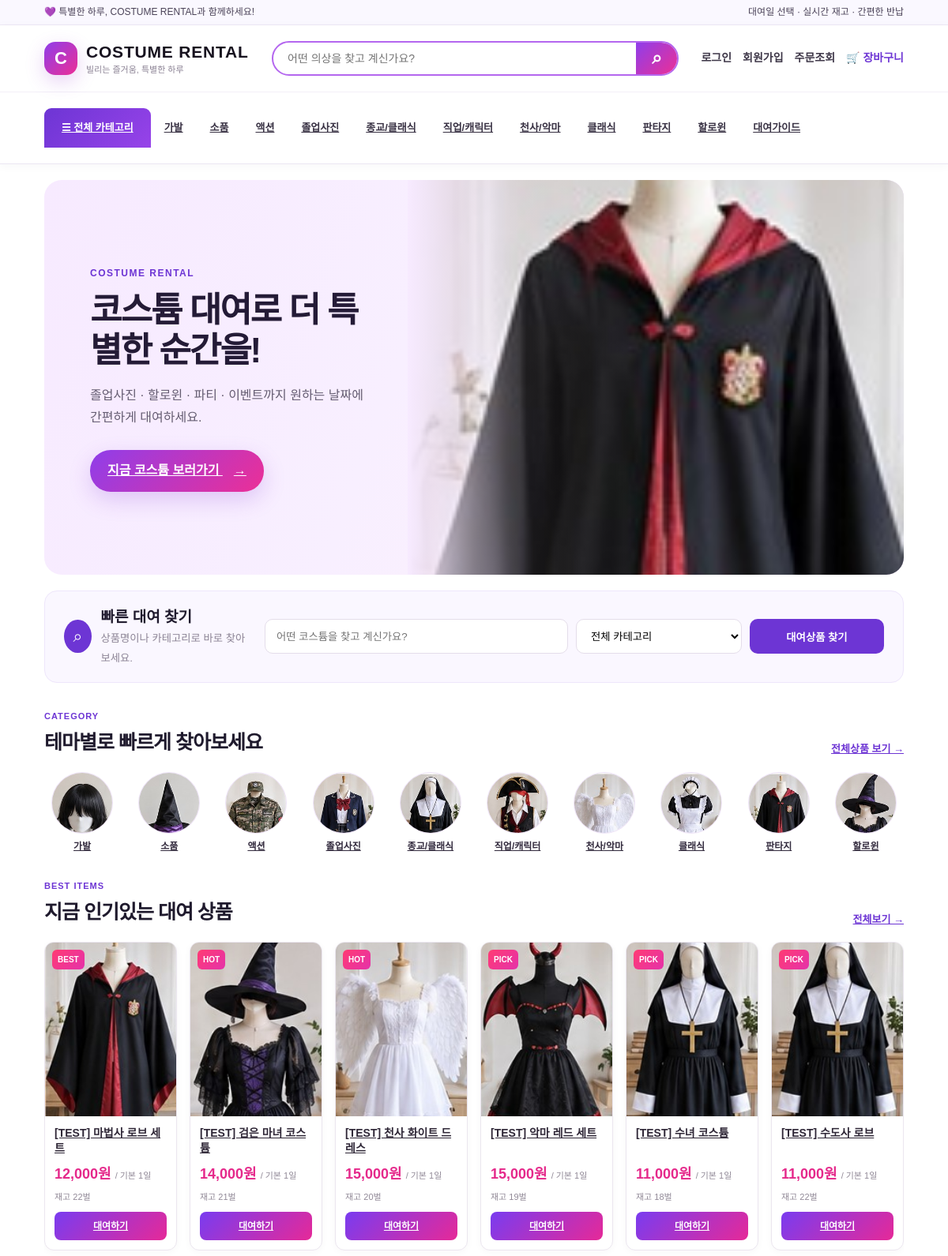
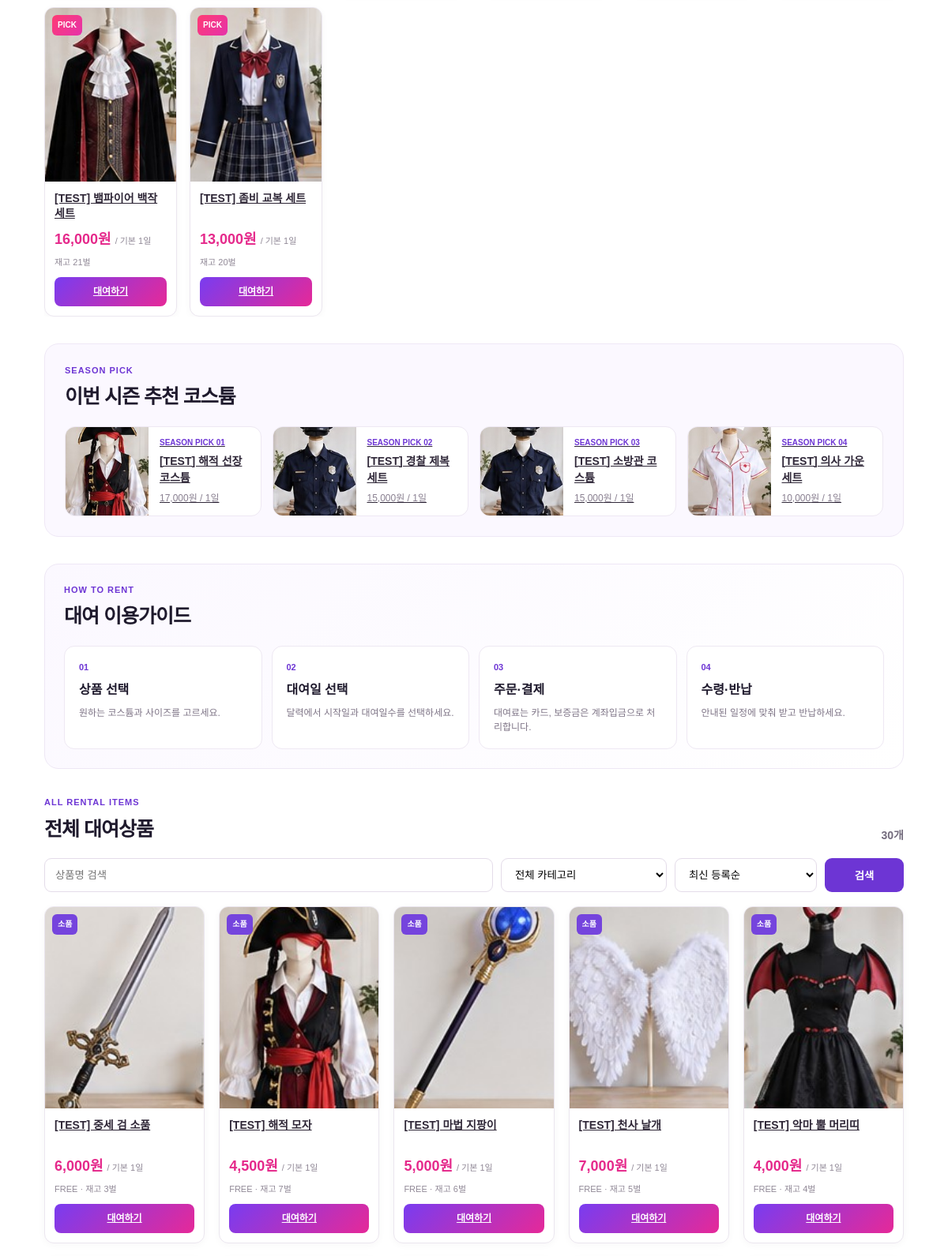
The page / (upper part) on the database its author committed (2 pictures, top to bottom).
### tables this page shows
CREATE TABLE shop_categories (id INTEGER PRIMARY KEY AUTOINCREMENT,name TEXT NOT NULL UNIQUE,slug TEXT NOT NULL UNIQUE,image_filename TEXT DEFAULT '',sort_order INTEGER NOT NULL DEFAULT 0,show_on_home INTEGER NOT NULL DEFAULT 1,is_active INTEGER NOT NULL DEFAULT 1,created_at TEXT DEFAULT '');

CREATE TABLE home_banners (id INTEGER PRIMARY KEY AUTOINCREMENT,title TEXT NOT NULL,subtitle TEXT DEFAULT '',image_filename TEXT DEFAULT '',mobile_image_filename TEXT DEFAULT '',button_text TEXT DEFAULT '대여상품 보기',button_url TEXT DEFAULT '/',start_date TEXT DEFAULT '',end_date TEXT DEFAULT '',sort_order INTEGER NOT NULL DEFAULT 0,is_active INTEGER NOT NULL DEFAULT 1,created_at TEXT DEFAULT '');

CREATE TABLE products(id INTEGER PRIMARY KEY AUTOINCREMENT,name TEXT NOT NULL,category TEXT NOT NULL,size TEXT DEFAULT '',stock INTEGER NOT NULL DEFAULT 0,daily_price INTEGER NOT NULL DEFAULT 0,deposit INTEGER NOT NULL DEFAULT 0,description TEXT DEFAULT '',image_filename TEXT DEFAULT '',is_active INTEGER NOT NULL DEFAULT 1,is_test INTEGER NOT NULL DEFAULT 0, components TEXT DEFAULT '', size_guide TEXT DEFAULT '', rental_notes TEXT DEFAULT '', extra_daily_price integer not null default 0, show_common_rental_guide INTEGER NOT NULL DEFAULT 1);

### app.py (the view)
@app.route('/')
def home():
    q=request.args.get('q','').strip(); category=request.args.get('category','').strip(); sort=request.args.get('sort','newest').strip()
    try: page=max(1,int(request.args.get('page','1')))
    except ValueError: page=1
    per_page=12
    sort_sql={'newest':'p.id DESC','name':'p.name ASC','price_low':'p.daily_price ASC,p.id DESC','price_high':'p.daily_price DESC,p.id DESC'}.get(sort,'p.id DESC')
    conn=db(); where=['p.is_active=1']; params=[]
    if q:
        where.append('(p.name LIKE ? OR p.description LIKE ?)'); params.extend([f'%{q}%',f'%{q}%'])
    selected_category=None
    if category:
        selected_category=conn.execute('SELECT * FROM shop_categories WHERE slug=? AND is_active=1',(category,)).fetchone()
        if selected_category:
            where.append('EXISTS(SELECT 1 FROM product_category_links pcl WHERE pcl.product_id=p.id AND pcl.category_id=?)'); params.append(selected_category['id'])
    where_sql=' AND '.join(where)
    total=conn.execute(f'SELECT COUNT(*) c FROM products p WHERE {where_sql}',params).fetchone()['c']
    total_pages=max(1,(total+per_page-1)//per_page); page=min(page,total_pages)
    products=conn.execute(f'''SELECT p.*,COALESCE(SUM(ps.stock),0) total_stock,GROUP_CONCAT(ps.size_name, ', ') sizes_text,
        COALESCE((SELECT GROUP_CONCAT(c.name, ', ') FROM product_category_links pcl JOIN shop_categories c ON c.id=pcl.category_id WHERE pcl.product_id=p.id AND c.is_active=1),'') category_names
        FROM products p LEFT JOIN product_sizes ps ON ps.product_id=p.id WHERE {where_sql}
        GROUP BY p.id ORDER BY {sort_sql} LIMIT ? OFFSET ?''',params+[per_page,(page-1)*per_page]).fetchall()
    categories=conn.execute("SELECT * FROM shop_categories WHERE is_active=1 ORDER BY sort_order,id").fetchall()
    home_categories=conn.execute("SELECT * FROM shop_categories WHERE is_active=1 AND show_on_home=1 ORDER BY sort_order,id LIMIT 12").fetchall()
    banners=active_home_banners(conn)
    best_products=conn.execute("SELECT p.*,COALESCE(SUM(ps.stock),0) total_stock FROM home_product_sections h JOIN products p ON p.id=h.product_id LEFT JOIN product_sizes ps ON ps.product_id=p.id WHERE h.section='BEST' AND p.is_active=1 GROUP BY p.id,h.sort_order ORDER BY h.sort_order,p.id LIMIT 8").fetchall()
    season_products=conn.execute("SELECT p.*,COALESCE(SUM(ps.stock),0) total_stock FROM home_product_sections h JOIN products p ON p.id=h.product_id LEFT JOIN product_sizes ps ON ps.product_id=p.id WHERE h.section='SEASON' AND p.is_active=1 GROUP BY p.id,h.sort_order ORDER BY h.sort_order,p.id LIMIT 8").fetchall()
    conn.close()
    return render_template('home.html',products=products,categories=categories,home_categories=home_categories,banners=banners,best_products=best_products,season_products=season_products,q=q,selected_category=selected_category,sort=sort,page=page,total=total,total_pages=total_pages)

### app.py (called while the page is built, shortened)
def db():
    conn = sqlite3.connect(DB)
    conn.row_factory = sqlite3.Row
    conn.execute('PRAGMA foreign_keys=ON')
    return conn

def get_text_setting(conn, key, default=''):
    row = conn.execute('SELECT value FROM settings WHERE key=?', (key,)).fetchone()
    return row['value'] if row else default

@app.before_request
def expire_stale_payment_holds():
    if request.endpoint == 'static':
        return
    conn=db(); now_text=datetime.now().strftime('%Y-%m-%d %H:%M')
    try:
        rows=conn.execute("SELECT * FROM reservations WHERE payment_status='결제대기' AND COALESCE(payment_expires_at,'')<>'' AND payment_expires_at<?",(now_text,)).fetchall()
    except sqlite3.OperationalError:
        conn.close(); return
    for row in rows:
        conn.execute("UPDATE reservations SET payment_status='결제실패',payment_failure_reason='결제시간 만료',payment_updated_at=? WHERE id=?",(now_text,row['id']))
        log_payment_transaction(conn,row['id'],row['payment_method'],card_payment_amount(row),'실패','결제시간 만료')
    if rows:
        conn.commit()
    conn.close()

def queue_due_pickup_notifications(conn):
    today=date.today()
    targets=((today+timedelta(days=1)).isoformat(), today.isoformat())
    rows=conn.execute("SELECT id,pickup_date FROM reservations WHERE pickup_date IN (?,?) AND payment_status='결제완료' AND status IN ('예약','대여중') AND return_status<>'회수완료'",targets).fetchall()
    created=0
    for row in rows:
        if queue_notification(conn,row['id'],'회수예정',f"{row['id']}:회수예정:{row['pickup_date']}"):
            created+=1
    return created

def active_home_banners(conn):
    today=date.today().isoformat()
    return conn.execute("SELECT * FROM home_banners WHERE is_active=1 AND (COALESCE(start_date,'')='' OR start_date<=?) AND (COALESCE(end_date,'')='' OR end_date>=?) ORDER BY sort_order,id",(today,today)).fetchall()

def current_member():
    member_id = session.get('member_user_id')
    if not member_id:
        return None

def current_admin():
    admin_id = session.get('admin_user_id')
    if not admin_id:
        return None

@app.before_request
def generate_due_notification_queue():
    if request.endpoint == 'static':
        return
    conn=db()
    try:
        created=queue_due_pickup_notifications(conn)
        if created:
            conn.commit()
    except sqlite3.OperationalError:
        pass
    finally:
        conn.close()

### templates/home.html (shortened to what this page needs)
{% extends 'base.html' %}{% block title %}코스튬 대여 전문몰{% endblock %}{% block content %}
<div class="v34-home">
  <section class="v34-hero" aria-label="메인 프로모션">
    {% for b in banners %}
    <article class="v34-slide {% if loop.first %}active{% endif %}" data-slide="{{loop.index0}}">
      <div class="v34-hero-copy">
        <span class="v34-kicker">COSTUME RENTAL</span>
        <h1>{{b.title}}</h1>
        <p>{{b.subtitle}}</p>
        <a class="v34-cta" href="{{b.button_url or '/#catalog'}}">{{b.button_text or '대여상품 보기'}} <span>→</span></a>
      </div>
      <div class="v34-hero-media {% if not b.image_filename %}no-image{% endif %}">
        {% if b.image_filename %}
        <picture><img src="{{url_for('uploaded_file',filename=b.image_filename)}}" alt="{{b.title}}"></picture>
        {% else %}<div class="v34-banner-placeholder">SPECIAL<br>RENTAL</div>{% endif %}
      </div>
    </article>
    {% endfor %}
  </section>
  <section class="v34-quickfind">
    <div><span class="v34-searchicon">⌕</span><div><b>빠른 대여 찾기</b><small>상품명이나 카테고리로 바로 찾아보세요.</small></div></div>
    <form action="{{url_for('home')}}#catalog" method="get"><input name="q" value="{{q}}" placeholder="어떤 코스튬을 찾고 계신가요?"><select name="category"><option value="">전체 카테고리</option></select><button>대여상품 찾기</button></form>
  </section>
  {% if home_categories %}<section class="v34-section v34-category-section"><div class="v34-title"><div><span>CATEGORY</span><h2>테마별로 빠르게 찾아보세요</h2></div><a href="#catalog">전체상품 보기 →</a></div><div class="v34-category-rounds">{% for c in home_categories %}<a href="{{url_for('home',category=c.slug)}}#catalog"><span class="v34-roundimg">{% if c.image_filename %}<img src="{{url_for('uploaded_file',filename=c.image_filename)}}" alt="">{% else %}<b>{{c.name[:1]}}</b>{% endif %}</span><strong>{{c.name}}</strong></a>{% endfor %}</div></section>{% endif %}
  {% if best_products %}<section class="v34-section"><div class="v34-title"><div><span>BEST ITEMS</span><h2>지금 인기있는 대여 상품</h2></div><a href="#catalog">전체보기 →</a></div><div class="v34-product-row">{% for p in best_products %}<article class="v34-pcard"><a class="v34-pimg" href="{{url_for('product_detail',product_id=p.id)}}">{% if p.image_filename %}<img src="{{url_for('uploaded_file',filename=p.image_filename)}}" alt="{{p.name}}">{% else %}<span>NO IMAGE</span>{% endif %}<em>{% if loop.index==1 %}BEST{% elif loop.index<=3 %}HOT{% else %}PICK{% endif %}</em></a><div class="v34-pbody"><h3><a href="{{url_for('product_detail',product_id=p.id)}}">{{p.name}}</a></h3><div class="v34-price"><strong>{{'{:,}'.format(p.daily_price)}}원</strong><small>/ 기본 1일</small></div><div class="v34-stock">재고 {{p.total_stock}}벌</div><a class="v34-rentbtn" href="{{url_for('product_detail',product_id=p.id)}}">대여하기</a></div></article>{% endfor %}</div></section>{% endif %}
  {% if season_products %}<section class="v34-section v34-season"><div class="v34-title"><div><span>SEASON PICK</span><h2>이번 시즌 추천 코스튬</h2></div></div><div class="v34-season-grid">{% for p in season_products %}<a href="{{url_for('product_detail',product_id=p.id)}}" class="v34-season-card">{% if p.image_filename %}<img src="{{url_for('uploaded_file',filename=p.image_filename)}}" alt="">{% endif %}<div><small>SEASON PICK {{'%02d'|format(loop.index)}}</small><b>{{p.name}}</b><span>{{'{:,}'.format(p.daily_price)}}원 / 1일</span></div></a>{% endfor %}</div></section>{% endif %}
  <section class="v34-guide"><div class="v34-title"><div><span>HOW TO RENT</span><h2>대여 이용가이드</h2></div></div><div class="v34-steps"><div><i>01</i><b>상품 선택</b><p>원하는 코스튬과 사이즈를 고르세요.</p></div><div><i>02</i><b>대여일 선택</b><p>달력에서 시작일과 대여일수를 선택하세요.</p></div><div><i>03</i><b>주문·결제</b><p>대여료는 카드, 보증금은 계좌입금으로 처리합니다.</p></div><div><i>04</i><b>수령·반납</b><p>안내된 일정에 맞춰 받고 반납하세요.</p></div></div></section>
  <section id="catalog" class="v34-section v34-catalog"><div class="v34-title"><div><span>ALL RENTAL ITEMS</span><h2>{% if q or selected_category %}검색된 대여상품{% else %}전체 대여상품{% endif %}</h2></div><strong class="v34-count">{{total}}개</strong></div>
    <form class="v34-catalog-filter" method="get"><input type="search" name="q" value="{{q}}" placeholder="상품명 검색"><select name="category"><option value="">전체 카테고리</option></select><select name="sort"><option value="newest" {% if sort=='newest' %}selected{% endif %}>최신 등록순</option></select><button>검색</button></form>
    <div class="v34-grid">{% for p in products %}<article class="v34-pcard"><a class="v34-pimg" href="{{url_for('product_detail',product_id=p.id)}}">{% if p.image_filename %}<img src="{{url_for('uploaded_file',filename=p.image_filename)}}" alt="{{p.name}}">{% else %}<span>NO IMAGE</span>{% endif %}{% if p.category_names %}<em class="category">{{p.category_names.split(',')[0]}}</em>{% endif %}</a><div class="v34-pbody"><h3><a href="{{url_for('product_detail',product_id=p.id)}}">{{p.name}}</a></h3><div class="v34-price"><strong>{{'{:,}'.format(p.daily_price)}}원</strong><small>/ 기본 1일</small></div><div class="v34-stock">{{p.sizes_text or 'FREE'}} · 재고 {{p.total_stock}}벌</div><a class="v34-rentbtn" href="{{url_for('product_detail',product_id=p.id)}}">대여하기</a></div></article>{% else %}<div class="emptycard"><b>검색 결과가 없습니다.</b><p>검색어나 카테고리를 변경해보세요.</p></div>{% endfor %}</div>
  </section>
</div>
{% endblock %}

### templates/base.html (shortened to what this page needs)
<!doctype html>
<html lang="ko">
<head>
  <link rel="stylesheet" href="{{ url_for('static',filename='style.css') }}">
</head>
<body class="{% if admin_user %}has-adminbar{% endif %}">
  <div class="noticebar"><div class="wrap noticeinner"><span>💜 특별한 하루, COSTUME RENTAL과 함께하세요!</span><span class="noticehide">대여일 선택 · 실시간 재고 · 간편한 반납</span></div></div>
  <header class="siteheader v34-header">
    <div class="wrap v34-head-main">
      <a class="shopbrand" href="{{ url_for('home') }}"><span class="brandmark">C</span><span><b>COSTUME RENTAL</b><small>빌리는 즐거움, 특별한 하루</small></span></a>
      <form class="v34-head-search" action="{{url_for('home')}}#catalog" method="get"><input type="search" name="q" placeholder="어떤 의상을 찾고 계신가요?"><button aria-label="검색">⌕</button></form>
      <div class="navaccount v34-account">{% if member_user %}<a href="{{url_for('mypage')}}">마이페이지</a><form class="plainform" method="post" action="{{url_for('member_logout')}}"><button class="textbutton">로그아웃</button></form>{% else %}<a href="{{url_for('member_login')}}">로그인</a><a href="{{url_for('member_signup')}}">회원가입</a>{% endif %}<a href="{{url_for('order_lookup')}}">주문조회</a><a class="v34-cart" href="{{url_for('cart_view')}}">🛒 장바구니</a>{% if admin_user %}<a class="adminquick" href="{{url_for('dashboard')}}">관리자</a>{% endif %}</div>
    </div>
    {% if nav_categories %}<nav class="v34-category-nav"><div class="wrap"><a class="v34-allcat" href="{{url_for('home')}}#catalog">☰ 전체 카테고리</a>{% for c in nav_categories %}<a href="{{url_for('home',category=c.slug)}}#catalog">{{c.name}}</a>{% endfor %}<a href="{{url_for('order_lookup')}}">대여가이드</a></div></nav>{% endif %}
  </header>
  <main class="wrap sitecontent">{% with messages=get_flashed_messages() %}{% if messages %}{% for m in messages %}<div class="flash">{{ m }}</div>{% endfor %}{% endif %}{% endwith %}{% block content %}{% endblock %}</main>
</body>
</html>

### rows shown on the page
shop_categories: name "가발", image_filename (picture)
shop_categories: name "소품", image_filename (picture)
shop_categories: name "액션", image_filename (picture)
shop_categories: name "졸업사진", image_filename (picture)
shop_categories: name "종교/클래식", image_filename (picture)
shop_categories: name "직업/캐릭터", image_filename (picture)
shop_categories: name "천사/악마", image_filename (picture)
shop_categories: name "클래식", image_filename (picture)
shop_categories: name "판타지", image_filename (picture)
shop_categories: name "할로윈", image_filename (picture)
home_banners: title "코스튬 대여로 더 특별한 순간을!", subtitle "졸업사진 · 할로윈 · 파티 · 이벤트까지 원하는 날짜에 간편하게 대여하세요.", button_text "지금 코스튬 보러가기", image_filename (picture)
products: image_filename (picture), shows "BEST", name "[TEST] 마법사 로브 세트", daily_price "12,000", total_stock "22"
products: image_filename (picture), shows "HOT", name "[TEST] 검은 마녀 코스튬", daily_price "14,000", total_stock "21"
products: image_filename (picture), shows "HOT", name "[TEST] 천사 화이트 드레스", daily_price "15,000", total_stock "20"
products: image_filename (picture), shows "PICK", name "[TEST] 악마 레드 세트", daily_price "15,000", total_stock "19"
products: image_filename (picture), shows "PICK", name "[TEST] 수녀 코스튬", daily_price "11,000", total_stock "18"
products: image_filename (picture), shows "PICK", name "[TEST] 수도사 로브", daily_price "11,000", total_stock "22"
products: image_filename (picture), shows "PICK", name "[TEST] 뱀파이어 백작 세트", daily_price "16,000", total_stock "21"
products: image_filename (picture), shows "PICK", name "[TEST] 좀비 교복 세트", daily_price "13,000", total_stock "20"
products: image_filename (picture), index "01", name "[TEST] 해적 선장 코스튬", daily_price "17,000"
products: image_filename (picture), index "02", name "[TEST] 경찰 제복 세트", daily_price "15,000"
products: image_filename (picture), index "03", name "[TEST] 소방관 코스튬", daily_price "15,000"
products: image_filename (picture), index "04", name "[TEST] 의사 가운 세트", daily_price "10,000"
products: image_filename (picture), category_names "소품", name "[TEST] 중세 검 소품", daily_price "6,000", sizes_text "FREE", total_stock "3"
products: image_filename (picture), category_names "소품", name "[TEST] 해적 모자", daily_price "4,500", sizes_text "FREE", total_stock "7"
products: image_filename (picture), category_names "소품", name "[TEST] 마법 지팡이", daily_price "5,000", sizes_text "FREE", total_stock "6"
products: image_filename (picture), category_names "소품", name "[TEST] 천사 날개", daily_price "7,000", sizes_text "FREE", total_stock "5"
products: image_filename (picture), category_names "소품", name "[TEST] 악마 뿔 머리띠", daily_price "4,000", sizes_text "FREE", total_stock "4"

### other values the page prints
{{ total }} "30"
